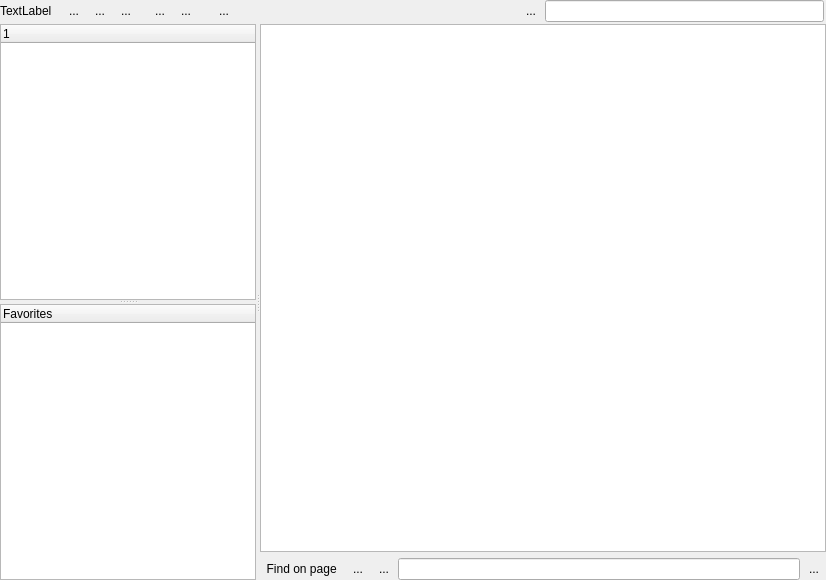
<?xml version="1.0" encoding="UTF-8"?>
<ui version="4.0">
 <class>BrowserPanel</class>
 <widget class="QWidget" name="BrowserPanel">
  <property name="geometry">
   <rect>
    <x>0</x>
    <y>0</y>
    <width>826</width>
    <height>580</height>
   </rect>
  </property>
  <property name="windowTitle">
   <string>Form</string>
  </property>
  <layout class="QGridLayout">
   <property name="leftMargin">
    <number>0</number>
   </property>
   <property name="topMargin">
    <number>0</number>
   </property>
   <property name="rightMargin">
    <number>0</number>
   </property>
   <property name="bottomMargin">
    <number>0</number>
   </property>
   <property name="spacing">
    <number>2</number>
   </property>
   <item row="0" column="5">
    <spacer>
     <property name="orientation">
      <enum>Qt::Horizontal</enum>
     </property>
     <property name="sizeType">
      <enum>QSizePolicy::Fixed</enum>
     </property>
     <property name="sizeHint" stdset="0">
      <size>
       <width>6</width>
       <height>20</height>
      </size>
     </property>
    </spacer>
   </item>
   <item row="1" column="0" colspan="14">
    <widget class="QFrame" name="frame">
     <property name="minimumSize">
      <size>
       <width>0</width>
       <height>50</height>
      </size>
     </property>
     <property name="frameShape">
      <enum>QFrame::NoFrame</enum>
     </property>
     <property name="frameShadow">
      <enum>QFrame::Raised</enum>
     </property>
     <layout class="QVBoxLayout" name="verticalLayout">
      <property name="leftMargin">
       <number>0</number>
      </property>
      <property name="topMargin">
       <number>0</number>
      </property>
      <property name="rightMargin">
       <number>0</number>
      </property>
      <property name="bottomMargin">
       <number>0</number>
      </property>
      <item>
       <widget class="QSplitter" name="splitter">
        <property name="orientation">
         <enum>Qt::Horizontal</enum>
        </property>
        <widget class="QFrame" name="navigation_frame">
         <property name="sizePolicy">
          <sizepolicy hsizetype="Preferred" vsizetype="Preferred">
           <horstretch>0</horstretch>
           <verstretch>0</verstretch>
          </sizepolicy>
         </property>
         <property name="frameShape">
          <enum>QFrame::NoFrame</enum>
         </property>
         <property name="frameShadow">
          <enum>QFrame::Raised</enum>
         </property>
         <layout class="QVBoxLayout" name="verticalLayout_3">
          <property name="leftMargin">
           <number>0</number>
          </property>
          <property name="topMargin">
           <number>0</number>
          </property>
          <property name="rightMargin">
           <number>0</number>
          </property>
          <property name="bottomMargin">
           <number>0</number>
          </property>
          <item>
           <widget class="QSplitter" name="splitter_2">
            <property name="orientation">
             <enum>Qt::Vertical</enum>
            </property>
            <widget class="QTreeWidget" name="outline_tree">
             <property name="sizePolicy">
              <sizepolicy hsizetype="Preferred" vsizetype="Expanding">
               <horstretch>0</horstretch>
               <verstretch>0</verstretch>
              </sizepolicy>
             </property>
             <property name="baseSize">
              <size>
               <width>0</width>
               <height>0</height>
              </size>
             </property>
             <property name="rootIsDecorated">
              <bool>false</bool>
             </property>
             <property name="itemsExpandable">
              <bool>true</bool>
             </property>
             <property name="expandsOnDoubleClick">
              <bool>false</bool>
             </property>
             <column>
              <property name="text">
               <string notr="true">1</string>
              </property>
             </column>
            </widget>
            <widget class="QTreeWidget" name="browser_bookmark_view">
             <property name="rootIsDecorated">
              <bool>false</bool>
             </property>
             <column>
              <property name="text">
               <string>Favorites</string>
              </property>
             </column>
            </widget>
           </widget>
          </item>
         </layout>
        </widget>
        <widget class="QFrame" name="frame_3">
         <property name="sizePolicy">
          <sizepolicy hsizetype="Preferred" vsizetype="Preferred">
           <horstretch>1</horstretch>
           <verstretch>0</verstretch>
          </sizepolicy>
         </property>
         <property name="frameShape">
          <enum>QFrame::NoFrame</enum>
         </property>
         <property name="frameShadow">
          <enum>QFrame::Raised</enum>
         </property>
         <layout class="QVBoxLayout" name="verticalLayout_2">
          <property name="leftMargin">
           <number>0</number>
          </property>
          <property name="topMargin">
           <number>0</number>
          </property>
          <property name="rightMargin">
           <number>0</number>
          </property>
          <property name="bottomMargin">
           <number>0</number>
          </property>
          <item>
           <widget class="lay::BrowserTextWidget" name="browser">
            <property name="sizePolicy">
             <sizepolicy hsizetype="Preferred" vsizetype="Expanding">
              <horstretch>0</horstretch>
              <verstretch>0</verstretch>
             </sizepolicy>
            </property>
            <property name="toolTip">
             <string>Find next</string>
            </property>
           </widget>
          </item>
          <item>
           <widget class="QFrame" name="search_frame">
            <property name="frameShape">
             <enum>QFrame::NoFrame</enum>
            </property>
            <property name="frameShadow">
             <enum>QFrame::Raised</enum>
            </property>
            <layout class="QHBoxLayout" name="horizontalLayout">
             <property name="spacing">
              <number>2</number>
             </property>
             <property name="leftMargin">
              <number>0</number>
             </property>
             <property name="topMargin">
              <number>0</number>
             </property>
             <property name="rightMargin">
              <number>0</number>
             </property>
             <property name="bottomMargin">
              <number>0</number>
             </property>
             <item>
              <widget class="QLabel" name="label_3">
               <property name="text">
                <string>  Find on page  </string>
               </property>
              </widget>
             </item>
             <item>
              <widget class="QToolButton" name="on_page_search_next">
               <property name="toolTip">
                <string>Find next</string>
               </property>
               <property name="text">
                <string>...</string>
               </property>
               <property name="icon">
                <iconset resource="../../icons/icons.qrc">
                 <normaloff>:/find_next_16px.png</normaloff>:/find_next_16px.png</iconset>
               </property>
               <property name="autoRaise">
                <bool>true</bool>
               </property>
              </widget>
             </item>
             <item>
              <widget class="QToolButton" name="on_page_search_prev">
               <property name="toolTip">
                <string>Find previous</string>
               </property>
               <property name="text">
                <string>...</string>
               </property>
               <property name="icon">
                <iconset resource="../../icons/icons.qrc">
                 <normaloff>:/find_prev_16px.png</normaloff>:/find_prev_16px.png</iconset>
               </property>
               <property name="autoRaise">
                <bool>true</bool>
               </property>
              </widget>
             </item>
             <item>
              <widget class="lay::DecoratedLineEdit" name="on_page_search_edit"/>
             </item>
             <item>
              <widget class="QToolButton" name="search_close_button">
               <property name="toolTip">
                <string>Hide search field</string>
               </property>
               <property name="text">
                <string>...</string>
               </property>
               <property name="icon">
                <iconset resource="../../icons/icons.qrc">
                 <normaloff>:/clear_edit_16px.png</normaloff>:/clear_edit_16px.png</iconset>
               </property>
               <property name="autoRaise">
                <bool>true</bool>
               </property>
              </widget>
             </item>
            </layout>
           </widget>
          </item>
         </layout>
        </widget>
       </widget>
      </item>
     </layout>
    </widget>
   </item>
   <item row="0" column="3">
    <widget class="QToolButton" name="forward_pb">
     <property name="toolTip">
      <string>Forward</string>
     </property>
     <property name="text">
      <string>...</string>
     </property>
     <property name="icon">
      <iconset resource="../../icons/icons.qrc">
       <normaloff>:/forward_24px.png</normaloff>:/forward_24px.png</iconset>
     </property>
     <property name="iconSize">
      <size>
       <width>24</width>
       <height>24</height>
      </size>
     </property>
     <property name="autoRaise">
      <bool>true</bool>
     </property>
    </widget>
   </item>
   <item row="0" column="2">
    <widget class="QToolButton" name="back_pb">
     <property name="toolTip">
      <string>Back</string>
     </property>
     <property name="text">
      <string>...</string>
     </property>
     <property name="icon">
      <iconset resource="../../icons/icons.qrc">
       <normaloff>:/back_24px.png</normaloff>:/back_24px.png</iconset>
     </property>
     <property name="iconSize">
      <size>
       <width>24</width>
       <height>24</height>
      </size>
     </property>
     <property name="autoRaise">
      <bool>true</bool>
     </property>
    </widget>
   </item>
   <item row="0" column="4">
    <widget class="QToolButton" name="home_pb">
     <property name="toolTip">
      <string>Home</string>
     </property>
     <property name="text">
      <string>...</string>
     </property>
     <property name="icon">
      <iconset resource="../../icons/icons.qrc">
       <normaloff>:/home_24px.png</normaloff>:/home_24px.png</iconset>
     </property>
     <property name="iconSize">
      <size>
       <width>24</width>
       <height>24</height>
      </size>
     </property>
     <property name="autoRaise">
      <bool>true</bool>
     </property>
    </widget>
   </item>
   <item row="0" column="1">
    <spacer>
     <property name="orientation">
      <enum>Qt::Horizontal</enum>
     </property>
     <property name="sizeType">
      <enum>QSizePolicy::Fixed</enum>
     </property>
     <property name="sizeHint" stdset="0">
      <size>
       <width>6</width>
       <height>20</height>
      </size>
     </property>
    </spacer>
   </item>
   <item row="0" column="6">
    <widget class="QToolButton" name="prev_topic_pb">
     <property name="toolTip">
      <string>Previous Topic</string>
     </property>
     <property name="text">
      <string>...</string>
     </property>
     <property name="icon">
      <iconset resource="../../icons/icons.qrc">
       <normaloff>:/prev_topic_24px.png</normaloff>:/prev_topic_24px.png</iconset>
     </property>
     <property name="iconSize">
      <size>
       <width>24</width>
       <height>24</height>
      </size>
     </property>
     <property name="autoRaise">
      <bool>true</bool>
     </property>
    </widget>
   </item>
   <item row="0" column="8">
    <spacer name="horizontalSpacer">
     <property name="orientation">
      <enum>Qt::Horizontal</enum>
     </property>
     <property name="sizeType">
      <enum>QSizePolicy::Fixed</enum>
     </property>
     <property name="sizeHint" stdset="0">
      <size>
       <width>10</width>
       <height>20</height>
      </size>
     </property>
    </spacer>
   </item>
   <item row="0" column="11">
    <widget class="QToolButton" name="search_button">
     <property name="toolTip">
      <string>Search</string>
     </property>
     <property name="text">
      <string>...</string>
     </property>
     <property name="icon">
      <iconset resource="../../icons/icons.qrc">
       <normaloff>:/find_16px.png</normaloff>:/find_16px.png</iconset>
     </property>
     <property name="autoRaise">
      <bool>true</bool>
     </property>
    </widget>
   </item>
   <item row="0" column="7">
    <widget class="QToolButton" name="next_topic_pb">
     <property name="toolTip">
      <string>Next Topic</string>
     </property>
     <property name="text">
      <string>...</string>
     </property>
     <property name="icon">
      <iconset resource="../../icons/icons.qrc">
       <normaloff>:/next_topic_24px.png</normaloff>:/next_topic_24px.png</iconset>
     </property>
     <property name="iconSize">
      <size>
       <width>24</width>
       <height>24</height>
      </size>
     </property>
     <property name="autoRaise">
      <bool>true</bool>
     </property>
    </widget>
   </item>
   <item row="0" column="12">
    <widget class="lay::DecoratedLineEdit" name="search_edit">
     <property name="sizePolicy">
      <sizepolicy hsizetype="Expanding" vsizetype="Fixed">
       <horstretch>0</horstretch>
       <verstretch>0</verstretch>
      </sizepolicy>
     </property>
    </widget>
   </item>
   <item row="0" column="10">
    <spacer>
     <property name="orientation">
      <enum>Qt::Horizontal</enum>
     </property>
     <property name="sizeType">
      <enum>QSizePolicy::MinimumExpanding</enum>
     </property>
     <property name="sizeHint" stdset="0">
      <size>
       <width>20</width>
       <height>20</height>
      </size>
     </property>
    </spacer>
   </item>
   <item row="0" column="0">
    <widget class="QLabel" name="label">
     <property name="text">
      <string>TextLabel</string>
     </property>
    </widget>
   </item>
   <item row="0" column="9">
    <widget class="QToolButton" name="bookmark_pb">
     <property name="toolTip">
      <string>Add this location to the favorites list</string>
     </property>
     <property name="text">
      <string>...</string>
     </property>
     <property name="icon">
      <iconset resource="../../icons/icons.qrc">
       <normaloff>:/bookmark_24px.png</normaloff>:/bookmark_24px.png</iconset>
     </property>
     <property name="iconSize">
      <size>
       <width>24</width>
       <height>24</height>
      </size>
     </property>
     <property name="autoRaise">
      <bool>true</bool>
     </property>
    </widget>
   </item>
  </layout>
  <action name="action_find">
   <property name="text">
    <string>Find</string>
   </property>
   <property name="shortcut">
    <string>Ctrl+F</string>
   </property>
  </action>
  <action name="action_bookmark">
   <property name="text">
    <string>Bookmark</string>
   </property>
   <property name="shortcut">
    <string>Ctrl+B</string>
   </property>
  </action>
  <action name="action_delete_bookmark">
   <property name="text">
    <string>Delete Entry</string>
   </property>
  </action>
 </widget>
 <customwidgets>
  <customwidget>
   <class>lay::BrowserTextWidget</class>
   <extends>QTextBrowser</extends>
   <header>layBrowserPanel.h</header>
  </customwidget>
  <customwidget>
   <class>lay::DecoratedLineEdit</class>
   <extends>QLineEdit</extends>
   <header>layWidgets.h</header>
  </customwidget>
 </customwidgets>
 <tabstops>
  <tabstop>search_edit</tabstop>
  <tabstop>back_pb</tabstop>
  <tabstop>forward_pb</tabstop>
  <tabstop>home_pb</tabstop>
 </tabstops>
 <resources>
  <include location="../../icons/icons.qrc"/>
 </resources>
 <connections>
  <connection>
   <sender>search_close_button</sender>
   <signal>clicked()</signal>
   <receiver>search_frame</receiver>
   <slot>hide()</slot>
   <hints>
    <hint type="sourcelabel">
     <x>816</x>
     <y>571</y>
    </hint>
    <hint type="destinationlabel">
     <x>371</x>
     <y>577</y>
    </hint>
   </hints>
  </connection>
 </connections>
</ui>
